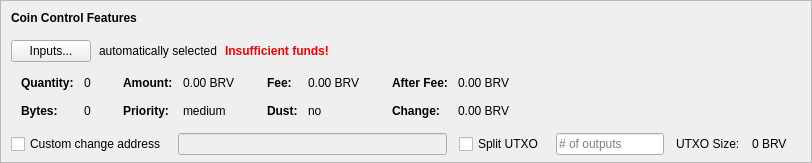
    <widget class="QFrame" name="frameCoinControl">
     <property name="sizePolicy">
      <sizepolicy hsizetype="Expanding" vsizetype="Expanding">
       <horstretch>0</horstretch>
       <verstretch>0</verstretch>
      </sizepolicy>
     </property>
     <property name="maximumSize">
      <size>
       <width>16777215</width>
       <height>16777215</height>
      </size>
     </property>
     <property name="frameShape">
      <enum>QFrame::StyledPanel</enum>
     </property>
     <property name="frameShadow">
      <enum>QFrame::Sunken</enum>
     </property>
     <layout class="QVBoxLayout" name="verticalLayoutCoinControl2">
      <property name="spacing">
       <number>0</number>
      </property>
      <property name="leftMargin">
       <number>0</number>
      </property>
      <property name="topMargin">
       <number>0</number>
      </property>
      <property name="rightMargin">
       <number>0</number>
      </property>
      <property name="bottomMargin">
       <number>6</number>
      </property>
      <item>
       <layout class="QVBoxLayout" name="verticalLayoutCoinControl" stretch="0,0,0,0,1">
        <property name="spacing">
         <number>0</number>
        </property>
        <property name="leftMargin">
         <number>10</number>
        </property>
        <property name="topMargin">
         <number>10</number>
        </property>
        <item>
         <layout class="QHBoxLayout" name="horizontalLayoutCoinControl1">
          <property name="bottomMargin">
           <number>15</number>
          </property>
          <item>
           <widget class="QLabel" name="labelCoinControlFeatures">
            <property name="sizePolicy">
             <sizepolicy hsizetype="Preferred" vsizetype="Maximum">
              <horstretch>0</horstretch>
              <verstretch>0</verstretch>
             </sizepolicy>
            </property>
            <property name="font">
             <font>
              <weight>75</weight>
              <bold>true</bold>
             </font>
            </property>
            <property name="styleSheet">
             <string notr="true">font-weight:bold;</string>
            </property>
            <property name="text">
             <string>Coin Control Features</string>
            </property>
           </widget>
          </item>
         </layout>
        </item>
        <item>
         <layout class="QHBoxLayout" name="horizontalLayoutCoinControl2" stretch="0,0,0,0">
          <property name="spacing">
           <number>8</number>
          </property>
          <property name="bottomMargin">
           <number>10</number>
          </property>
          <item>
           <widget class="QPushButton" name="pushButtonCoinControl">
            <property name="styleSheet">
             <string notr="true"/>
            </property>
            <property name="text">
             <string>Inputs...</string>
            </property>
            <property name="autoDefault">
             <bool>false</bool>
            </property>
           </widget>
          </item>
          <item>
           <widget class="QLabel" name="labelCoinControlAutomaticallySelected">
            <property name="text">
             <string>automatically selected</string>
            </property>
            <property name="margin">
             <number>5</number>
            </property>
           </widget>
          </item>
          <item>
           <widget class="QLabel" name="labelCoinControlInsuffFunds">
            <property name="font">
             <font>
              <weight>75</weight>
              <bold>true</bold>
             </font>
            </property>
            <property name="styleSheet">
             <string notr="true">color:red;font-weight:bold;</string>
            </property>
            <property name="text">
             <string>Insufficient funds!</string>
            </property>
            <property name="margin">
             <number>5</number>
            </property>
           </widget>
          </item>
          <item>
           <spacer name="horizontalSpacerCoinControl">
            <property name="orientation">
             <enum>Qt::Horizontal</enum>
            </property>
            <property name="sizeHint" stdset="0">
             <size>
              <width>40</width>
              <height>1</height>
             </size>
            </property>
           </spacer>
          </item>
         </layout>
        </item>
        <item>
         <widget class="QWidget" name="widgetCoinControl" native="true">
          <property name="sizePolicy">
           <sizepolicy hsizetype="Preferred" vsizetype="Preferred">
            <horstretch>0</horstretch>
            <verstretch>0</verstretch>
           </sizepolicy>
          </property>
          <property name="minimumSize">
           <size>
            <width>0</width>
            <height>0</height>
           </size>
          </property>
          <property name="styleSheet">
           <string notr="true"/>
          </property>
          <layout class="QHBoxLayout" name="horizontalLayoutCoinControl5">
           <property name="leftMargin">
            <number>0</number>
           </property>
           <property name="topMargin">
            <number>0</number>
           </property>
           <property name="rightMargin">
            <number>0</number>
           </property>
           <property name="bottomMargin">
            <number>0</number>
           </property>
           <item>
            <layout class="QHBoxLayout" name="horizontalLayoutCoinControl3" stretch="0,0,0,1">
             <property name="spacing">
              <number>20</number>
             </property>
             <property name="topMargin">
              <number>0</number>
             </property>
             <property name="bottomMargin">
              <number>10</number>
             </property>
             <item>
              <layout class="QFormLayout" name="formLayoutCoinControl1">
               <property name="horizontalSpacing">
                <number>10</number>
               </property>
               <property name="verticalSpacing">
                <number>14</number>
               </property>
               <property name="leftMargin">
                <number>10</number>
               </property>
               <property name="topMargin">
                <number>4</number>
               </property>
               <property name="rightMargin">
                <number>6</number>
               </property>
               <item row="0" column="0">
                <widget class="QLabel" name="labelCoinControlQuantityText">
                 <property name="font">
                  <font>
                   <weight>75</weight>
                   <bold>true</bold>
                  </font>
                 </property>
                 <property name="text">
                  <string>Quantity:</string>
                 </property>
                 <property name="margin">
                  <number>0</number>
                 </property>
                </widget>
               </item>
               <item row="0" column="1">
                <widget class="QLabel" name="labelCoinControlQuantity">
                 <property name="cursor">
                  <cursorShape>IBeamCursor</cursorShape>
                 </property>
                 <property name="contextMenuPolicy">
                  <enum>Qt::ActionsContextMenu</enum>
                 </property>
                 <property name="text">
                  <string notr="true">0</string>
                 </property>
                 <property name="margin">
                  <number>0</number>
                 </property>
                 <property name="textInteractionFlags">
                  <set>Qt::LinksAccessibleByMouse|Qt::TextSelectableByKeyboard|Qt::TextSelectableByMouse</set>
                 </property>
                </widget>
               </item>
               <item row="1" column="0">
                <widget class="QLabel" name="labelCoinControlBytesText">
                 <property name="font">
                  <font>
                   <weight>75</weight>
                   <bold>true</bold>
                  </font>
                 </property>
                 <property name="text">
                  <string>Bytes:</string>
                 </property>
                </widget>
               </item>
               <item row="1" column="1">
                <widget class="QLabel" name="labelCoinControlBytes">
                 <property name="cursor">
                  <cursorShape>IBeamCursor</cursorShape>
                 </property>
                 <property name="contextMenuPolicy">
                  <enum>Qt::ActionsContextMenu</enum>
                 </property>
                 <property name="text">
                  <string notr="true">0</string>
                 </property>
                 <property name="textInteractionFlags">
                  <set>Qt::LinksAccessibleByMouse|Qt::TextSelectableByKeyboard|Qt::TextSelectableByMouse</set>
                 </property>
                </widget>
               </item>
              </layout>
             </item>
             <item>
              <layout class="QFormLayout" name="formLayoutCoinControl2">
               <property name="horizontalSpacing">
                <number>10</number>
               </property>
               <property name="verticalSpacing">
                <number>14</number>
               </property>
               <property name="leftMargin">
                <number>6</number>
               </property>
               <property name="topMargin">
                <number>4</number>
               </property>
               <property name="rightMargin">
                <number>6</number>
               </property>
               <item row="0" column="0">
                <widget class="QLabel" name="labelCoinControlAmountText">
                 <property name="font">
                  <font>
                   <weight>75</weight>
                   <bold>true</bold>
                  </font>
                 </property>
                 <property name="text">
                  <string>Amount:</string>
                 </property>
                 <property name="margin">
                  <number>0</number>
                 </property>
                </widget>
               </item>
               <item row="0" column="1">
                <widget class="QLabel" name="labelCoinControlAmount">
                 <property name="cursor">
                  <cursorShape>IBeamCursor</cursorShape>
                 </property>
                 <property name="contextMenuPolicy">
                  <enum>Qt::ActionsContextMenu</enum>
                 </property>
                 <property name="text">
                  <string notr="true">0.00 BRV</string>
                 </property>
                 <property name="textInteractionFlags">
                  <set>Qt::LinksAccessibleByMouse|Qt::TextSelectableByKeyboard|Qt::TextSelectableByMouse</set>
                 </property>
                </widget>
               </item>
               <item row="1" column="0">
                <widget class="QLabel" name="labelCoinControlPriorityText">
                 <property name="font">
                  <font>
                   <weight>75</weight>
                   <bold>true</bold>
                  </font>
                 </property>
                 <property name="text">
                  <string>Priority:</string>
                 </property>
                </widget>
               </item>
               <item row="1" column="1">
                <widget class="QLabel" name="labelCoinControlPriority">
                 <property name="cursor">
                  <cursorShape>IBeamCursor</cursorShape>
                 </property>
                 <property name="contextMenuPolicy">
                  <enum>Qt::ActionsContextMenu</enum>
                 </property>
                 <property name="text">
                  <string>medium</string>
                 </property>
                 <property name="textInteractionFlags">
                  <set>Qt::LinksAccessibleByMouse|Qt::TextSelectableByKeyboard|Qt::TextSelectableByMouse</set>
                 </property>
                </widget>
               </item>
              </layout>
             </item>
             <item>
              <layout class="QFormLayout" name="formLayoutCoinControl3">
               <property name="horizontalSpacing">
                <number>10</number>
               </property>
               <property name="verticalSpacing">
                <number>14</number>
               </property>
               <property name="leftMargin">
                <number>6</number>
               </property>
               <property name="topMargin">
                <number>4</number>
               </property>
               <property name="rightMargin">
                <number>6</number>
               </property>
               <item row="0" column="0">
                <widget class="QLabel" name="labelCoinControlFeeText">
                 <property name="font">
                  <font>
                   <weight>75</weight>
                   <bold>true</bold>
                  </font>
                 </property>
                 <property name="text">
                  <string>Fee:</string>
                 </property>
                 <property name="margin">
                  <number>0</number>
                 </property>
                </widget>
               </item>
               <item row="0" column="1">
                <widget class="QLabel" name="labelCoinControlFee">
                 <property name="cursor">
                  <cursorShape>IBeamCursor</cursorShape>
                 </property>
                 <property name="contextMenuPolicy">
                  <enum>Qt::ActionsContextMenu</enum>
                 </property>
                 <property name="text">
                  <string notr="true">0.00 BRV</string>
                 </property>
                 <property name="textInteractionFlags">
                  <set>Qt::LinksAccessibleByMouse|Qt::TextSelectableByKeyboard|Qt::TextSelectableByMouse</set>
                 </property>
                </widget>
               </item>
               <item row="1" column="0">
                <widget class="QLabel" name="labelCoinControlLowOutputText">
                 <property name="font">
                  <font>
                   <weight>75</weight>
                   <bold>true</bold>
                  </font>
                 </property>
                 <property name="text">
                  <string>Dust:</string>
                 </property>
                </widget>
               </item>
               <item row="1" column="1">
                <widget class="QLabel" name="labelCoinControlLowOutput">
                 <property name="cursor">
                  <cursorShape>IBeamCursor</cursorShape>
                 </property>
                 <property name="contextMenuPolicy">
                  <enum>Qt::ActionsContextMenu</enum>
                 </property>
                 <property name="text">
                  <string>no</string>
                 </property>
                 <property name="textInteractionFlags">
                  <set>Qt::LinksAccessibleByMouse|Qt::TextSelectableByKeyboard|Qt::TextSelectableByMouse</set>
                 </property>
                </widget>
               </item>
              </layout>
             </item>
             <item>
              <layout class="QFormLayout" name="formLayoutCoinControl4">
               <property name="horizontalSpacing">
                <number>10</number>
               </property>
               <property name="verticalSpacing">
                <number>14</number>
               </property>
               <property name="leftMargin">
                <number>6</number>
               </property>
               <property name="topMargin">
                <number>4</number>
               </property>
               <property name="rightMargin">
                <number>6</number>
               </property>
               <item row="0" column="0">
                <widget class="QLabel" name="labelCoinControlAfterFeeText">
                 <property name="font">
                  <font>
                   <weight>75</weight>
                   <bold>true</bold>
                  </font>
                 </property>
                 <property name="text">
                  <string>After Fee:</string>
                 </property>
                 <property name="margin">
                  <number>0</number>
                 </property>
                </widget>
               </item>
               <item row="0" column="1">
                <widget class="QLabel" name="labelCoinControlAfterFee">
                 <property name="cursor">
                  <cursorShape>IBeamCursor</cursorShape>
                 </property>
                 <property name="contextMenuPolicy">
                  <enum>Qt::ActionsContextMenu</enum>
                 </property>
                 <property name="text">
                  <string notr="true">0.00 BRV</string>
                 </property>
                 <property name="textInteractionFlags">
                  <set>Qt::LinksAccessibleByMouse|Qt::TextSelectableByKeyboard|Qt::TextSelectableByMouse</set>
                 </property>
                </widget>
               </item>
               <item row="1" column="0">
                <widget class="QLabel" name="labelCoinControlChangeText">
                 <property name="font">
                  <font>
                   <weight>75</weight>
                   <bold>true</bold>
                  </font>
                 </property>
                 <property name="text">
                  <string>Change:</string>
                 </property>
                </widget>
               </item>
               <item row="1" column="1">
                <widget class="QLabel" name="labelCoinControlChange">
                 <property name="cursor">
                  <cursorShape>IBeamCursor</cursorShape>
                 </property>
                 <property name="contextMenuPolicy">
                  <enum>Qt::ActionsContextMenu</enum>
                 </property>
                 <property name="text">
                  <string notr="true">0.00 BRV</string>
                 </property>
                 <property name="textInteractionFlags">
                  <set>Qt::LinksAccessibleByMouse|Qt::TextSelectableByKeyboard|Qt::TextSelectableByMouse</set>
                 </property>
                </widget>
               </item>
              </layout>
             </item>
            </layout>
           </item>
          </layout>
         </widget>
        </item>
        <item>
         <layout class="QHBoxLayout" name="horizontalLayoutCoinControl4" stretch="0,0,0,0,0,0,0">
          <property name="spacing">
           <number>12</number>
          </property>
          <property name="sizeConstraint">
           <enum>QLayout::SetDefaultConstraint</enum>
          </property>
          <property name="topMargin">
           <number>5</number>
          </property>
          <property name="rightMargin">
           <number>5</number>
          </property>
          <item>
           <widget class="QCheckBox" name="checkBoxCoinControlChange">
            <property name="toolTip">
             <string>If this is activated, but the change address is empty or invalid, change will be sent to a newly generated address.</string>
            </property>
            <property name="text">
             <string>Custom change address</string>
            </property>
           </widget>
          </item>
          <item>
           <widget class="QValidatedLineEdit" name="lineEditCoinControlChange">
            <property name="enabled">
             <bool>false</bool>
            </property>
            <property name="sizePolicy">
             <sizepolicy hsizetype="Expanding" vsizetype="Fixed">
              <horstretch>0</horstretch>
              <verstretch>0</verstretch>
             </sizepolicy>
            </property>
           </widget>
          </item>
          <item>
           <widget class="QCheckBox" name="splitBlockCheckBox">
            <property name="text">
             <string>Split UTXO</string>
            </property>
           </widget>
          </item>
          <item>
           <widget class="QLineEdit" name="splitBlockLineEdit">
            <property name="sizePolicy">
             <sizepolicy hsizetype="Fixed" vsizetype="Fixed">
              <horstretch>50</horstretch>
              <verstretch>0</verstretch>
             </sizepolicy>
            </property>
            <property name="placeholderText">
             <string># of outputs</string>
            </property>
           </widget>
          </item>
          <item>
           <widget class="QLabel" name="labelBlockSizeText">
            <property name="text">
             <string>UTXO Size:</string>
            </property>
           </widget>
          </item>
          <item>
           <widget class="QLabel" name="labelBlockSize">
            <property name="text">
             <string>0 BRV</string>
            </property>
           </widget>
          </item>
          <item>
           <widget class="QLabel" name="labelCoinControlChangeLabel">
            <property name="sizePolicy">
             <sizepolicy hsizetype="Preferred" vsizetype="Expanding">
              <horstretch>0</horstretch>
              <verstretch>0</verstretch>
             </sizepolicy>
            </property>
            <property name="minimumSize">
             <size>
              <width>0</width>
              <height>0</height>
             </size>
            </property>
            <property name="text">
             <string/>
            </property>
            <property name="margin">
             <number>3</number>
            </property>
           </widget>
          </item>
         </layout>
        </item>
        <item>
         <spacer name="verticalSpacerCoinControl">
          <property name="orientation">
           <enum>Qt::Vertical</enum>
          </property>
          <property name="sizeHint" stdset="0">
           <size>
            <width>800</width>
            <height>1</height>
           </size>
          </property>
         </spacer>
        </item>
       </layout>
      </item>
     </layout>
    </widget>
